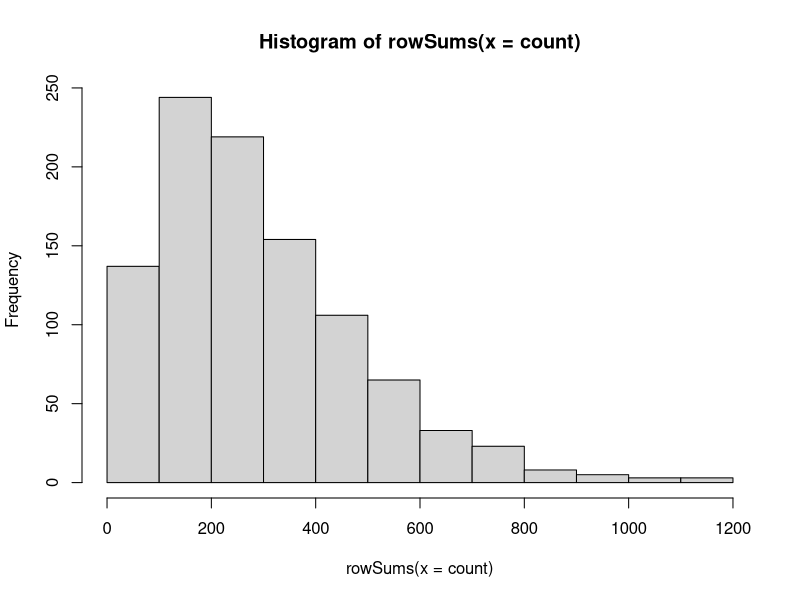

This figure's R source:
##### Opgave 1
rm(list=ls())
P = matrix(
  c(0.9915,0.005,0.0025,0,0.0001,0,0.986,0.005,0.004,
    0.005,0,0,0.992,0.003,0.005,0,0,0,0.991,0.009,0,0,0,0,1),
  nrow = 5,
  ncol = 5)
P <- t(P)

woman = rep(1,1000)
N.iter = length(woman)
i = 1
count = matrix(0, ncol = 5, nrow = N.iter)
for (i in 1:N.iter){
  while (woman[i]<5){
    count[i,woman[i]] = count[i,woman[i]]+1
    woman[i]=sample(x = c(1:5), size =1, replace =TRUE, prob = P[woman[i],])
    }
  }

distant = sum(count[,2]==0)
locally = sum(count[,2]!=0)
hist(rowSums(x = count))
mean(rowSums(count))
sameplace = locally/N.iter*100
